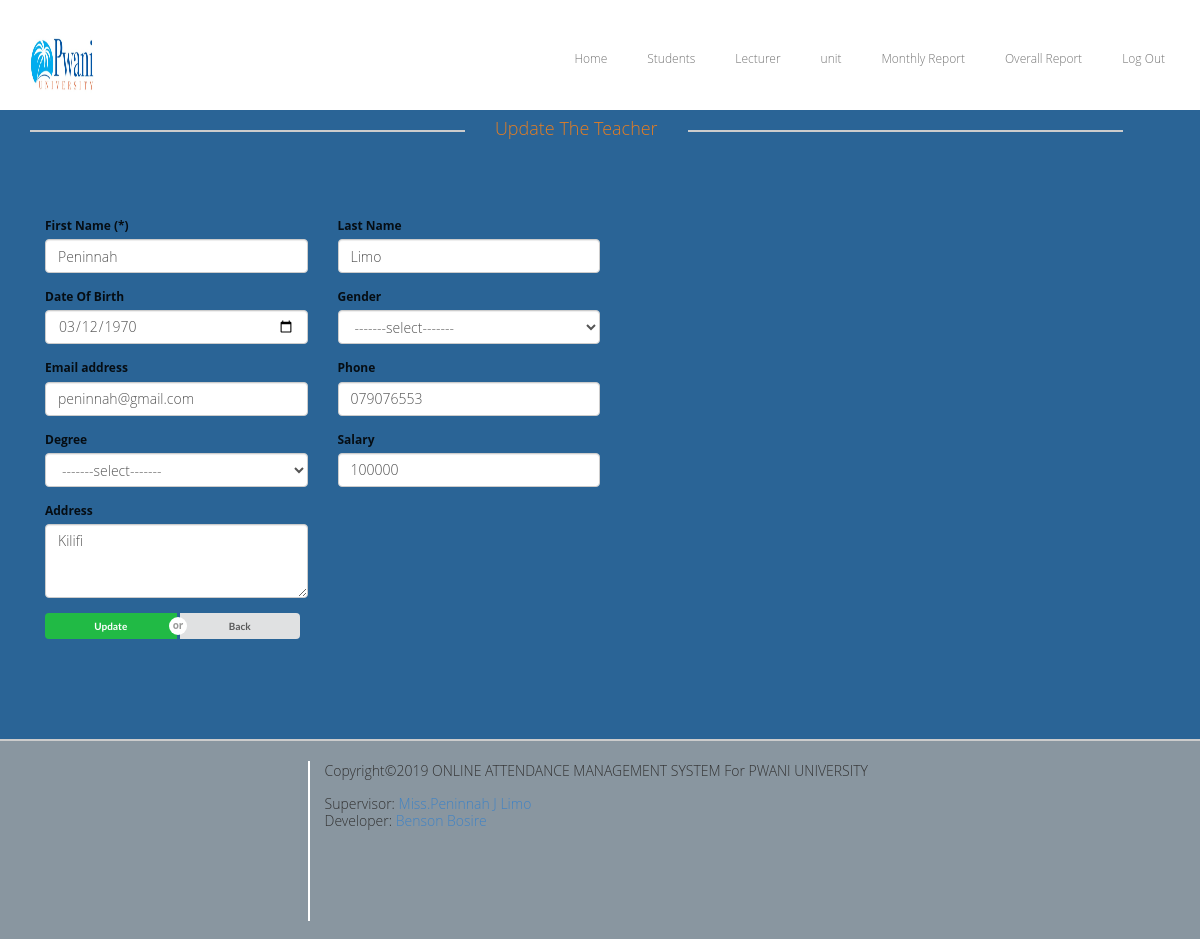
Page /admin/teacher_update.php?id=6 on the committed database.
### tables this page shows
CREATE TABLE `teacher_table` (
  `id` int(11) NOT NULL,
  `first_name` varchar(64) NOT NULL,
  `last_name` varchar(64) NOT NULL,
  `dob` date NOT NULL,
  `gender` varchar(8) NOT NULL,
  `email` varchar(64) NOT NULL,
  `phone` varchar(32) DEFAULT NULL,
  `degree` varchar(32) NOT NULL,
  `salary` varchar(64) NOT NULL,
  `address` text NOT NULL
);

### admin/includes/functions.php (called while the page is built, shortened)
   <?php
     Class db{
	 	function get_single_teacher($conn,$table,$id){
	        try {
				$query = "SELECT * FROM {$table} WHERE id= {$id}";
					$stmt = $conn->prepare( $query );
					$stmt->execute();
					return $stmt->fetchAll();
			} catch (Exception $e) {
				return "ERROR". $e->getMessage();
			}
	      }
}

### admin/teacher_update.php (the view, shortened to what this page needs)
<?php
 include "includes/header.php";
  $db = new db();
  ?>
      <?php
        $t_id = array();
        if (isset($_GET['id'])) {
          $t_id = $_GET['id'];
        }
       ?>
<div class="container">
        <?php
            $update = $db->get_single_teacher($conn,"teacher_table",$t_id);
        ?>
        <?php foreach ($update as $key) { ?>
               <div class="row">
                    <div class="templatemo-line-header" style="margin-top: 0px;" >
                        <div class="text-center">
                            <hr class="team_hr team_hr_left hr_gray"/><span class="span_blog txt_darkgrey txt_orange">Update The Teacher</span>
                            <hr class="team_hr team_hr_right hr_gray" />
                        </div>
                    </div>
                </div>
<div class="form-container">
    <form method="post" role="form" action="teacher_update.php?id=<?php echo $key['id']; ?>">
    <div class="container">
    <div class="row">
    <div class="col-lg-3">
          <div class="form-group">
            <label for="name" > First Name (*)</label>
            <input type="text" class="form-control" required id="name" placeholder="First Name" name="name" value="<?php echo $key['first_name']; ?>">
          </div>
    </div>
    <div class="col-lg-3">
          <div class="form-group">
            <label for="lname" > Last Name</label>
            <input type="text" class="form-control" required id="lname" placeholder="Last Name"  name="lname" value="<?php echo $key['last_name']; ?>">
          </div>
    </div>
    </div>
    </div>
    <div class="container">
    <div class="row">
    <div class="col-lg-3">
          <div class="form-group">
            <label for="dob"> Date Of Birth </label>
            <input type="date" class="form-control" id="dob" name="dob" value="<?php echo $key['dob']; ?>">
          </div>
    </div>
    <div class="col-lg-3">
          <div class="form-group">
          <label for="gender" >Gender</label>
           <select  class="form-control" name="gender" required id="sex" name="gender" >
           <option>-------select-------</option>
           </select>
          </div>
     </div>
     </div>
     </div>
     <div class="container">
    <div class="row">
    <div class="col-lg-3">
          <div class="form-group">
            <label for="email">Email address </label>
            <input type="email" class="form-control" required id="email" placeholder=" Email" name="email" value="<?php echo $key['email']; ?>">
          </div>
          </div>
    <div class="col-lg-3">
          <div class="form-group">
            <label for="phone">Phone </label>
            <input type="text" class="form-control" id="phone" placeholder="Phone Number" name="phone" value="<?php echo $key['phone']; ?>">
          </div>
    </div>
    </div>
    </div>
    <div class="container">
    <div class="row">
    <div class="col-lg-3">
           <div class="form-group">
          <label for="degree" >Degree</label>
           <select  class="form-control" name="degree"  required id="degree" name="degree">
           <option>-------select-------</option>
           </select>
          </div>
          </div>
    <div class="col-lg-3">
          <div class="form-group">
            <label for="salary"> Salary </label>
            <input type="text" class="form-control" required id="salary" placeholder=" Enter salary"  name="salary" value="<?php echo $key['salary']; ?>">
          </div>
    </div>
    </div>
    </div>
    <div class="container">
    <div class="row">
    <div class="col-lg-3">
          <div class="form-group">
            <label for="address">Address</label>
            <textarea class="form-control" id="address" placeholder="Your address please" rows="3" name="address"><?php echo $key['address']; ?></textarea>
          </div>
          </div>
    </div>
    </div>
          <div class="ui mini buttons col-sm-offset-3 col-sm-3">
          <button type="submit" class="ui mini positive button" name="update">Update</button>
          <div class="or"></div>
          <a href="teacher.php" type="submit" class="ui mini button" name="back">Back</a>
          </div>
       </form>
        <?php } ?>
           </div>
           </div>
<?php include "includes/footer.php"; ?>

### admin/css/templatemo_style.css (style rules this page uses)
body, html { overflow-x:hidden; }
body { background-color: #ffffff; font-family: 'Open Sans', Arial, Helvetice Neue, sans-serif; font-size: 12px; font-weight: 300; font-style: normal; -webkit-font-smoothing: antialiased; -webkit-text-size-adjust: 100%; }
h1, h2, h3, h4, h5, h6, span, p { font-family: 'Open Sans', Arial, Helvetice Neue, sans-serif; }
.team_hr { border: 1px solid #fff; width: 39.5%; float: left; }
.team_hr_left { margin-right: 30px; margin-left: 15px; }
.team_hr_right { margin-left: 30px; }
.hr_gray { border: 1px solid #cccccc; }
.templatemo-line-header { margin-top:100px; margin-bottom:80px; }
.txt_darkgrey { color: #333333; }
.txt_orange { color: #e67e22; }
.templatemo-line-header span { font-size: 18px; float :left; margin-top: 10px; }
.span_blog { margin-bottom: 80px; }
@media (min-width:991px) and (max-width: 1200px) { .team_hr { width: 37%; } }

### admin/css/mystyle.css (style rules this page uses)
.form-control { display: block; width: 100%!important; }

### rows in the picture
teacher_table: name "Peninnah", lname "Limo", dob "03/12/1970", email "peninnah@gmail.com", phone "079076553", salary "100000", address "Kilifi"
